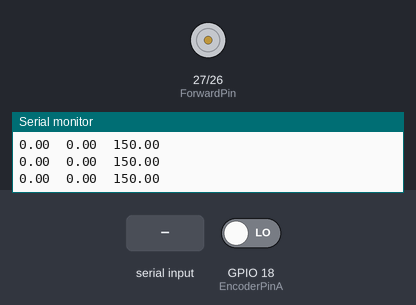
The sketch below on a simulated ESP32. Parts: motor-driver pin pairs drawn as motors (green arrow = first pin HIGH = forward, orange = second pin HIGH = backward, longer = more drive, scaled by the enable pin), the last lines printed to the serial monitor. Inputs (shaded band) come from the test bench; at power-on: GPIO 18 (EncoderPinA) LOW.

Above: at 1.2 s.
1.3 s: "90,45\n" received over Serial
At 1.65 s:
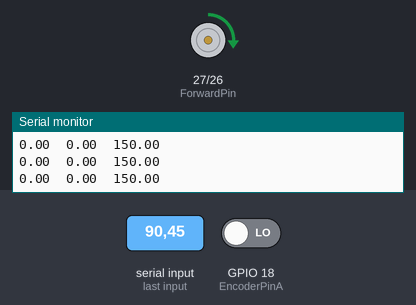
At 4.4 s:
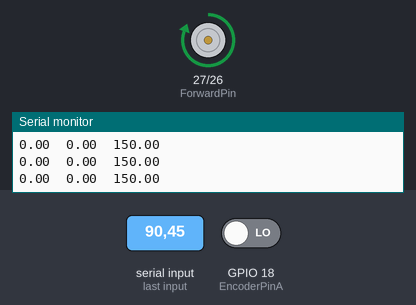
Timing chart, 0 to 5.9 s (numbered marks = the images above; inputs shaded):
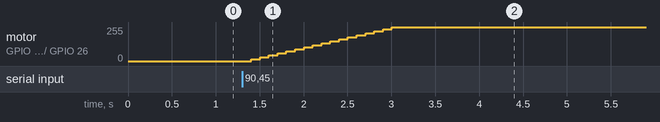

The sketch:

fuzzyArduino.ino
```cpp
#include <Fuzzy.h>


// Konfigurasi Pin & Variabel

#define EncoderPinA 18
#define EncoderPinB 21
#define ForwardPin 27
#define BackwardPin 26
#define EnablePin 25
const int PPR = 330;  // Pulses per revolution

volatile long encoderValue = 0;
unsigned long lastMillis = 0;
long lastEncoder = 0;

float setpoint = 0;
float actual_rpm = 0;
float error = 0;
float last_error = 0;
float delta_error = 0;
float pwmValue = 0;
float set_atas = 150.0;
float set_bawah = 0.0;


// Fuzzy Logic Setup

Fuzzy *fuzzy = new Fuzzy();

// Input: error [-100, 100]
FuzzySet *error_N = new FuzzySet(-100, -100, -100, 0);
FuzzySet *error_Z = new FuzzySet(-100, 0, 0, 100);
FuzzySet *error_P = new FuzzySet(0, 100, 100, 100);

// Input: delta_error [-50, 50]
FuzzySet *derr_N = new FuzzySet(-50, -50, -50, 0);
FuzzySet *derr_Z = new FuzzySet(-50, 0, 0, 50);
FuzzySet *derr_P = new FuzzySet(0, 50, 50, 50);

// Output: delta_pwm [-25, 25]
FuzzySet *dpwm_N = new FuzzySet(-25, -25, -25, 0);
FuzzySet *dpwm_Z = new FuzzySet(-10, 0, 0, 10);
FuzzySet *dpwm_P = new FuzzySet(0, 25, 25, 25);

void setupFuzzy() {
  // Input 1
  FuzzyInput *in_error = new FuzzyInput(1);
  in_error->addFuzzySet(error_N);
  in_error->addFuzzySet(error_Z);
  in_error->addFuzzySet(error_P);
  fuzzy->addFuzzyInput(in_error);

  // Input 2
  FuzzyInput *in_dErr = new FuzzyInput(2);
  in_dErr->addFuzzySet(derr_N);
  in_dErr->addFuzzySet(derr_Z);
  in_dErr->addFuzzySet(derr_P);
  fuzzy->addFuzzyInput(in_dErr);

  // Output
  FuzzyOutput *out_pwm = new FuzzyOutput(1);
  out_pwm->addFuzzySet(dpwm_N);
  out_pwm->addFuzzySet(dpwm_Z);
  out_pwm->addFuzzySet(dpwm_P);
  fuzzy->addFuzzyOutput(out_pwm);

  // Rules (dari FIS MATLAB)
  int ruleNum = 1;
  auto makeRule = [&](FuzzySet* e, FuzzySet* de, FuzzySet* dp) {
    FuzzyRuleAntecedent *r = new FuzzyRuleAntecedent();
    r->joinWithAND(e, de);
    FuzzyRuleConsequent *c = new FuzzyRuleConsequent();
    c->addOutput(dp);
    fuzzy->addFuzzyRule(new FuzzyRule(ruleNum++, r, c));
  };

  makeRule(error_N, derr_N, dpwm_N);
  makeRule(error_N, derr_Z, dpwm_N);
  makeRule(error_N, derr_P, dpwm_Z);
  makeRule(error_Z, derr_N, dpwm_N);
  makeRule(error_Z, derr_Z, dpwm_Z);
  makeRule(error_Z, derr_P, dpwm_P);
  makeRule(error_P, derr_N, dpwm_Z);
  makeRule(error_P, derr_Z, dpwm_P);
  makeRule(error_P, derr_P, dpwm_P);
}


// Encoder Interrupt

void IRAM_ATTR updateEncoder() {
  if (digitalRead(EncoderPinA) == digitalRead(EncoderPinB)) encoderValue++;
  else encoderValue--;
}


// Setup

void setup() {
  Serial.begin(115200);

  pinMode(ForwardPin, OUTPUT);
  pinMode(BackwardPin, OUTPUT);
  pinMode(EnablePin, OUTPUT);
  pinMode(EncoderPinA, INPUT);
  pinMode(EncoderPinB, INPUT);

  attachInterrupt(digitalPinToInterrupt(EncoderPinA), updateEncoder, RISING);

  setupFuzzy();

  Serial.println("Masukkan Setpoint RPM (contoh: 50) lalu tekan Enter:");
}


// Loop utama

void loop() {
  // --- 1. Baca input setpoint dari Serial ---
  if (Serial.available() > 0) {
    String input = Serial.readStringUntil('\n');
    input.trim();
    if (input.length() > 0) {
      setpoint = input.toFloat();
      Serial.print("Setpoint diubah ke: ");
      Serial.println(setpoint);
    }
  }

  // --- 2. Hitung RPM aktual setiap 100ms ---
  if (millis() - lastMillis >= 100) {
    lastMillis = millis();

    long delta = encoderValue - lastEncoder;
    lastEncoder = encoderValue;
    actual_rpm = (delta / (float)PPR) * 60.0 * 10;  // RPM

    // --- 3. Hitung error & delta_error ---
    error = setpoint - actual_rpm;
    delta_error = error - last_error;

    // --- 4. Fuzzy Logic Inferensi ---
    fuzzy->setInput(1, error);
    fuzzy->setInput(2, delta_error);
    fuzzy->fuzzify();
    float delta_pwm = fuzzy->defuzzify(1);

    // --- 5. Update PWM & kendali motor ---
    pwmValue += delta_pwm;
    pwmValue = constrain(pwmValue, 0, 255);

    digitalWrite(ForwardPin, HIGH);
    digitalWrite(BackwardPin, LOW);
    analogWrite(EnablePin, pwmValue);

    // --- 6. Plot hasil ke Serial Plotter ---
    Serial.print(actual_rpm);
    Serial.print("\t");
    Serial.print(set_bawah);
    Serial.print("\t");
    Serial.println(set_atas);
    // Serial.print(",");
    // Serial.print(error);
    // Serial.print(",");
    //Serial.println(pwmValue);

    // Simpan error untuk iterasi berikut
    last_error = error;
  }
}
```

Measured:
- after the input at 1.3 s, motor on GPIO 27 (ForwardPin) / GPIO 26 (BackwardPin): moves from stopped to forward 255/255 over 1.7 s, starting after 0.10 s
